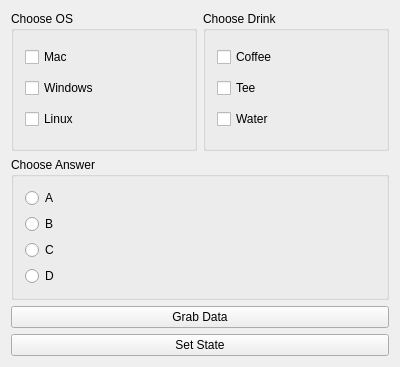
<?xml version="1.0" encoding="UTF-8"?>
<ui version="4.0">
 <class>Widget</class>
 <widget class="QWidget" name="Widget">
  <property name="geometry">
   <rect>
    <x>0</x>
    <y>0</y>
    <width>400</width>
    <height>367</height>
   </rect>
  </property>
  <property name="windowTitle">
   <string>Widget</string>
  </property>
  <layout class="QVBoxLayout" name="verticalLayout_4">
   <item>
    <layout class="QHBoxLayout" name="horizontalLayout">
     <item>
      <widget class="QGroupBox" name="groupBox">
       <property name="title">
        <string>Choose OS</string>
       </property>
       <layout class="QVBoxLayout" name="verticalLayout">
        <item>
         <widget class="QCheckBox" name="macBox">
          <property name="text">
           <string>Mac</string>
          </property>
         </widget>
        </item>
        <item>
         <widget class="QCheckBox" name="windowsBoc">
          <property name="text">
           <string>Windows</string>
          </property>
         </widget>
        </item>
        <item>
         <widget class="QCheckBox" name="linuxBox">
          <property name="text">
           <string>Linux</string>
          </property>
         </widget>
        </item>
       </layout>
      </widget>
     </item>
     <item>
      <widget class="QGroupBox" name="groupBox_2">
       <property name="title">
        <string>Choose Drink</string>
       </property>
       <layout class="QVBoxLayout" name="verticalLayout_2">
        <item>
         <widget class="QCheckBox" name="coffeBox">
          <property name="text">
           <string>Coffee</string>
          </property>
         </widget>
        </item>
        <item>
         <widget class="QCheckBox" name="teeBox">
          <property name="text">
           <string>Tee</string>
          </property>
         </widget>
        </item>
        <item>
         <widget class="QCheckBox" name="waterBox">
          <property name="text">
           <string>Water</string>
          </property>
         </widget>
        </item>
       </layout>
      </widget>
     </item>
    </layout>
   </item>
   <item>
    <widget class="QGroupBox" name="groupBox_3">
     <property name="title">
      <string>Choose Answer</string>
     </property>
     <layout class="QVBoxLayout" name="verticalLayout_3">
      <item>
       <widget class="QRadioButton" name="aRadioButton">
        <property name="text">
         <string>A</string>
        </property>
       </widget>
      </item>
      <item>
       <widget class="QRadioButton" name="bRadioButton">
        <property name="text">
         <string>B</string>
        </property>
       </widget>
      </item>
      <item>
       <widget class="QRadioButton" name="cRadioButton">
        <property name="text">
         <string>C</string>
        </property>
       </widget>
      </item>
      <item>
       <widget class="QRadioButton" name="dRadioButton">
        <property name="text">
         <string>D</string>
        </property>
       </widget>
      </item>
     </layout>
    </widget>
   </item>
   <item>
    <widget class="QPushButton" name="grabDataButton">
     <property name="text">
      <string>Grab Data</string>
     </property>
    </widget>
   </item>
   <item>
    <widget class="QPushButton" name="setStateButton">
     <property name="text">
      <string>Set State</string>
     </property>
    </widget>
   </item>
  </layout>
 </widget>
 <layoutdefault spacing="6" margin="11"/>
 <resources/>
 <connections/>
</ui>
